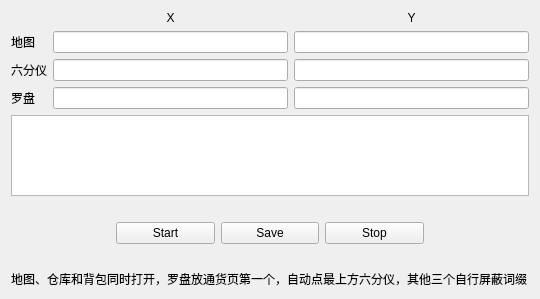
<?xml version="1.0" encoding="UTF-8"?>
<ui version="4.0">
 <class>Sextant</class>
 <widget class="QWidget" name="Sextant">
  <property name="geometry">
   <rect>
    <x>0</x>
    <y>0</y>
    <width>540</width>
    <height>299</height>
   </rect>
  </property>
  <property name="windowTitle">
   <string>Sextant</string>
  </property>
  <layout class="QGridLayout" name="gridLayout_2">
   <item row="4" column="0">
    <widget class="QLabel" name="label_7">
     <property name="text">
      <string/>
     </property>
    </widget>
   </item>
   <item row="2" column="0">
    <widget class="QLabel" name="label_6">
     <property name="text">
      <string/>
     </property>
    </widget>
   </item>
   <item row="0" column="0">
    <layout class="QGridLayout" name="gridLayout">
     <item row="2" column="1">
      <widget class="QLineEdit" name="lineEdit_B_x"/>
     </item>
     <item row="4" column="1">
      <widget class="QLineEdit" name="lineEdit_C_x"/>
     </item>
     <item row="4" column="0">
      <widget class="QLabel" name="label_5">
       <property name="text">
        <string>罗盘</string>
       </property>
      </widget>
     </item>
     <item row="1" column="0">
      <widget class="QLabel" name="label">
       <property name="text">
        <string>地图</string>
       </property>
      </widget>
     </item>
     <item row="2" column="0">
      <widget class="QLabel" name="label_2">
       <property name="text">
        <string>六分仪</string>
       </property>
      </widget>
     </item>
     <item row="1" column="3">
      <widget class="QLineEdit" name="lineEdit_A_y"/>
     </item>
     <item row="1" column="1">
      <widget class="QLineEdit" name="lineEdit_A_x"/>
     </item>
     <item row="2" column="3">
      <widget class="QLineEdit" name="lineEdit_B_y"/>
     </item>
     <item row="4" column="3">
      <widget class="QLineEdit" name="lineEdit_C_y"/>
     </item>
     <item row="0" column="1">
      <widget class="QLabel" name="label_3">
       <property name="maximumSize">
        <size>
         <width>10000</width>
         <height>20</height>
        </size>
       </property>
       <property name="text">
        <string>X</string>
       </property>
       <property name="alignment">
        <set>Qt::AlignCenter</set>
       </property>
      </widget>
     </item>
     <item row="0" column="3">
      <widget class="QLabel" name="label_4">
       <property name="text">
        <string>Y</string>
       </property>
       <property name="alignment">
        <set>Qt::AlignCenter</set>
       </property>
      </widget>
     </item>
    </layout>
   </item>
   <item row="1" column="0">
    <widget class="QTextEdit" name="textEdit"/>
   </item>
   <item row="3" column="0">
    <layout class="QHBoxLayout" name="horizontalLayout">
     <item>
      <widget class="QLabel" name="label_8">
       <property name="text">
        <string/>
       </property>
      </widget>
     </item>
     <item>
      <widget class="QPushButton" name="pushButton_start">
       <property name="text">
        <string>Start</string>
       </property>
      </widget>
     </item>
     <item>
      <widget class="QPushButton" name="pushButton_save">
       <property name="text">
        <string>Save</string>
       </property>
      </widget>
     </item>
     <item>
      <widget class="QPushButton" name="pushButton_stop">
       <property name="text">
        <string>Stop</string>
       </property>
      </widget>
     </item>
     <item>
      <widget class="QLabel" name="label_9">
       <property name="text">
        <string/>
       </property>
      </widget>
     </item>
    </layout>
   </item>
   <item row="5" column="0">
    <widget class="QLabel" name="label_10">
     <property name="text">
      <string>地图、仓库和背包同时打开，罗盘放通货页第一个，自动点最上方六分仪，其他三个自行屏蔽词缀</string>
     </property>
    </widget>
   </item>
  </layout>
 </widget>
 <resources/>
 <connections/>
</ui>
